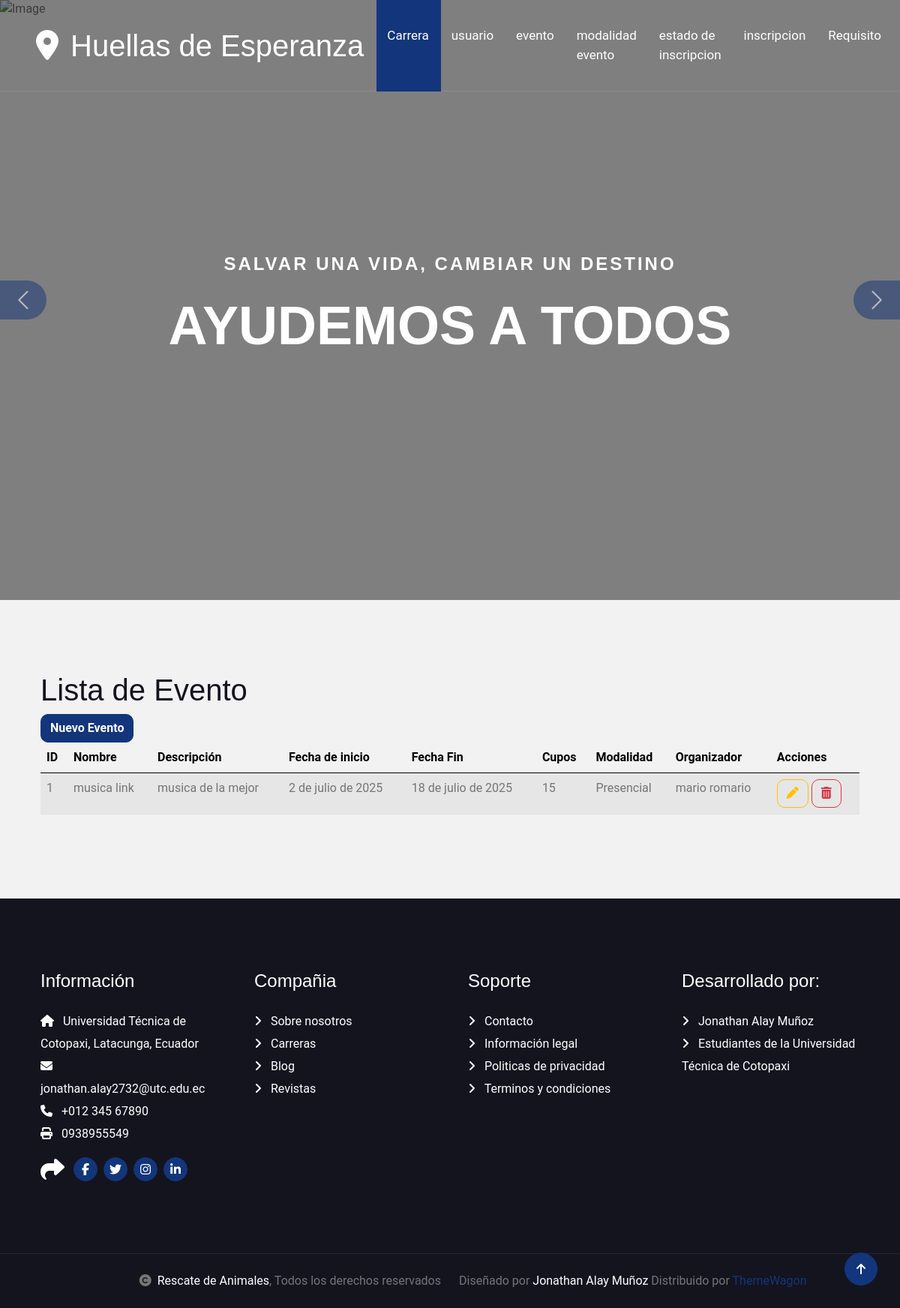
Page /evento on the committed database.
### Aplicaciones/Eventos/models.py (models this page shows, shortened)
class Evento(models.Model):
    nombre = models.CharField(max_length=200)
    descripcion = models.TextField()
    fecha_inicio = models.DateField()
    fecha_fin = models.DateField()
    cupos = models.PositiveIntegerField()
    modalidad = models.ForeignKey(ModalidadEvento, on_delete=models.SET_NULL, null=True)
    organizador = models.ForeignKey(Usuario, on_delete=models.CASCADE, related_name='eventos_organizados')

class ModalidadEvento(models.Model):
    tipo = models.CharField(max_length=50)
    def __str__(self):
        return self.tipo

class Usuario(models.Model):
    nombre_completo = models.CharField(max_length=100)
    correo = models.EmailField(unique=True)
    tipo = models.CharField(max_length=20)  # estudiante, docente, admin
    carrera = models.ForeignKey(Carrera, on_delete=models.SET_NULL, null=True)
    semestre = models.CharField(max_length=10)
    def __str__(self):
        return self.nombre_completo

### Aplicaciones/Eventos/views.py (the view)
# urls.py: path('evento', views.evento, name='evento'),
def evento(request):
    eventos = Evento.objects.all()
    return render(request, "evento.html", {'eventos': eventos})

### Aplicaciones/Eventos/templates/evento.html (shortened to what this page needs)
{% extends './plantilla.html' %}
{% block contenido %}
<h1>Lista de Evento</h1>
<a href ="/nuevoEvento" class="btn btn-primary ">Nuevo Evento</a>
<table class="table table-striped">
    <thead>
        <tr>
            <th>ID</th>
            <th>Nombre</th>
            <th>Descripción</th>
            <th>Fecha de inicio</th>
            <th>Fecha Fin</th>
            <th>Cupos</th>
            <th>Modalidad</th>
            <th>Organizador</th>
            <th>Acciones</th>
        </tr>
    </thead>
    <tbody>
        {% for evento in eventos %}
        <tr>
            <td>{{ evento.id }}</td>
            <td>{{ evento.nombre }}</td>
            <td>{{ evento.descripcion }}</td>
            <td>{{ evento.fecha_inicio }}</td>
            <td>{{ evento.fecha_fin }}</td>
            <td>{{ evento.cupos }}</td>
            <td>{{ evento.modalidad }}</td>
            <td>{{ evento.organizador }}</td>
            <td>
                <a href="editarEvento/{{ evento.id }}" class="btn btn-outline-warning">
                    <i class ="fa fa-pen"> </i>
                </a>
                <a href="#"
                onclick = "eliminarEvento('{{ evento.id }}');"
                class="btn btn-outline-danger">
                    <i class ="fa fa-trash"> </i>
                </a>
            </td>
        </tr>
        {% endfor %}
    </tbody>
</table>
{% endblock %}

### GestionJA/static/plantilla/travela/css/style.css (style rules this page uses)
.btn { font-weight: 600; transition: .5s; }
.btn.btn-primary { box-shadow: inset 0 0 0 0 var(--bs-primary); }

### rows in the picture
Evento: id "1", nombre "musica link", descripcion "musica de la mejor", fecha_inicio "2 de julio de 2025", fecha_fin "18 de julio de 2025", cupos "15", modalidad "Presencial", organizador "mario romario"
